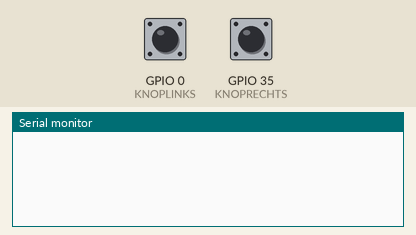
Simulated run of this sketch. Board: ESP32. Parts: the last lines printed to the serial monitor. The test bench sets the inputs (shaded band); at power-on: GPIO 0 (KNOPLINKS) HIGH, GPIO 35 (KNOPRECHTS) HIGH.

Above: at 1.2 s.
1.3 s: GPIO 0 (KNOPLINKS) pulled LOW for 0.15 s
At 2.6 s:
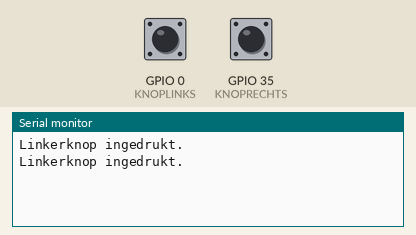
2.9 s: GPIO 35 (KNOPRECHTS) pulled LOW for 0.15 s
At 3.9 s:
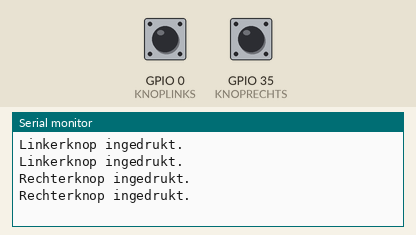

Measured:
- after the input at 1.3 s, the serial monitor: prints a new line at once (image 1)
- after the input at 2.9 s, the serial monitor: prints a new line at once (image 2)

The sketch:

Built-in_Buttons.ino
```cpp
#define KNOPLINKS 0       //Defineer pin 0 als KNOPLINKS
#define KNOPRECHTS 35

void setup() {    //Loopt 1x bij het opstarten van de microcontroller
  pinMode(KNOPLINKS,INPUT_PULLUP);    //Defineer de pin van de linkerknop als input
  pinMode(KNOPRECHTS,INPUT_PULLUP);    //Defineer de pin van de rechterknop als input

  Serial.begin(115200);               //Bereid de communicatie naar de computer voor
}


void loop() {   //Blijft lopen zolang de microcontroller voeding heeft (5V of 3.3V)

  if(digitalRead(KNOPLINKS)==0){    //Test of de knop is ingedrukt (Actief laag --> bij 0 is de knop ingedrukt)
    Serial.println("Linkerknop ingedrukt.");    //Print een tekstje naar de Serial Monitor (Tools --> Serial Monitor)
  }

  if(digitalRead(KNOPRECHTS)==0){
    Serial.println("Rechterknop ingedrukt.");
  }

  delay(100);   //Wacht 100 milliseconden (anders loopt de code veel te snel!)
}
```
